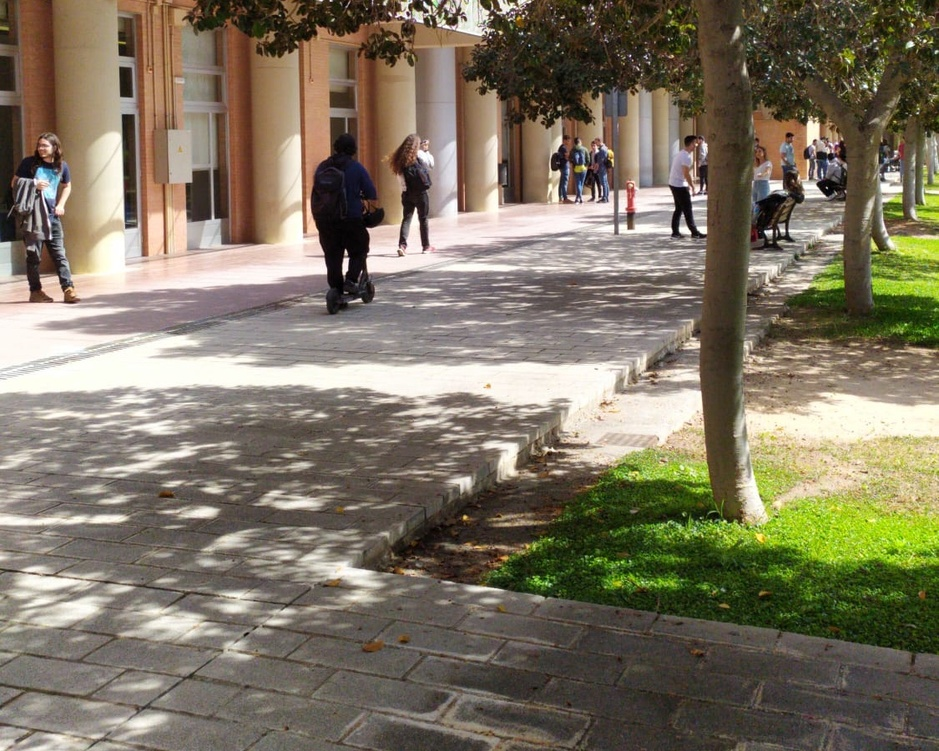
#> input picture Chapter 04. Keypoint detection/images/park_l.jpeg, 939 x 751 px, shrunk from 1125 x 900 before the run
$ jupyter execute '4.2 Corner detection and description. FAST and ORB.ipynb'
#> lines starting #> are read from the running program, lines starting #| are printed output that depends on the picture
## 4.2 Back to the 21st century! Using FAST and ORB

Note: See a brief explanation of binary visual features [here](https://www.youtube.com/watch?v=25GkgxClSaU&t=1s).

The Harris corner detector has been employed in a vast amount of works since its proposal back in 1988 and it's still being used in many approaches because of its simplicity and performance. However, the computer vision community has obviously moved on in recent years and nowadays is being focused in using faster methods to detect corners. One of the most successful and popular methods for detecting corners is called **FAST** (**F**eatures from **A**ccelerated **S**egment **T**est), which, has its name suggest is clearly faster than most of the methods developed so far. [Published in 2006](https://link.springer.com/chapter/10.1007/11744023_34), the work by Rosten and Drummond claims to operate around 20x faster than the Harris method and finds a considerably large amount of keypoints (sometimes too much!).

In a nutshell, in its original form, it operates by comparing the grey level of a certain pixel in the image with a surrounding circle of 16 pixels. If at least 12 consecutive pixels in that circle are brighter (or darker) than the candidate, then it is a considered as a corner. Being based just in pixel comparisons, you can imagine its speed!

In fact, by wisely selecting the first 4 pixels to compare, fast rejection of possible candidates can be easily applied. Some variations of the original proposal have been developed later, turning the FAST-based approaches a prominent method for detecting corners nowadays.

However, this method **does not provide a descriptor** for the detected corners, so, as we learnt before, they must be augmented with a descriptor in order to be matched! We could use again NCC and a patch, but in this case we are going to explore the ORB method, which is [a detection and description method](https://ieeexplore.ieee.org/abstract/document/6126544) developed in 2011 by Rublee *et.al*.

ORB stands for **O**riented FAST and **R**otated **B**RIEF and combines the FAST detector with a modified version of the [BRIEF descriptor](https://link.springer.com/chapter/10.1007/978-3-642-15561-1_56). In short, ORB operates as follows:

1. It detects FAST corners and computes its main orientation.
- It rotates the sourrounding patch of the keypoint according to the main orientation.
- It computes the BRIEF descriptor by comparing the grey level in a set of wisely selected pairs of pixels within the (rotated) patch, yielding a **binary** sequence that corresponds to the descriptor.

Since the resulting descriptors are binary (i.e. sequences of bits), they can be easily compared by using the so-called [Hamming distance](https://en.wikipedia.org/wiki/Hamming_distance), which, essentially, computes the number of different bits in the two descriptors.

[cell 1]
import cv2
import numpy as np
import matplotlib.pyplot as plt
import matplotlib
matplotlib.rcParams['figure.figsize'] = (20.0, 20.0)
images_path = './images/'

### **<span style="color:green"><b><i>ASSIGNMENT 1: Using ORB</i></b></span>**

Now let's try a simple example of using ORB. Write a script that:
1. Loads the images 'park_l.jpeg' and 'park_r.jpeg' in grayscale.
- Detect ORB keypoints.
- Compute their ORB descriptor.
- Use a Brute-Force matcher to find correspondences between both sets of keypoints. A Brute-Force matcher simply compares a certain descriptor in a list with all the rest of descriptors in an exhaustive search.
- Order the matches according to their distance (have a look to [`sorted()`](https://wiki.python.org/moin/HowTo/Sorting) and use as key the lambda function `x:x.distance`). Set the `crossCheck` argument to `True` in order to get more robust matches.
- Once all matches are defined, call `cv2.drawMatches` and display the resulting image with the 30 best matches. Try `cv2.DrawMatchesFlags_NOT_DRAW_SINGLE_POINTS` as flag in this function call.

*Tip: Search for some documentation regarding ORB detection/description and brute-force matching in OpenCV.*

[cell 2]
# Assignment 1
# Detect and describe keypoints using ORB in two images ('park_l.jpeg' and 'park_r.jpeg'),
# then match them using a brute-force matcher.
# Write your code here

# Load the two previous images and convert to grayscale


# Detect the ORB keypoints using the OpenCV method
# -- create the ORB detector


# -- detect ORB keypoints


# -- compute the descriptors with ORB


# Note: detection and description can be done in just one call

# Match descriptors.


# Sort them in the order of their distance.


# Display both images side-by-side along with the matches


# And finally show them

[cell 3]
# Assignment  SOLUTION
# Detect and describe keypoints using ORB in two images ('park_l.jpeg' and 'park_r.jpeg'),
# then match them using a brute-force matcher.
# Write your code here

# Load the two previous images and convert to grayscale
image1 = cv2.imread(images_path + 'park_l.jpeg')
#> image1 is the input picture: shape (751, 939, 3); mean B, G, R 98.3, 116.8, 125.6
image2 = cv2.imread(images_path + 'park_r.jpeg')
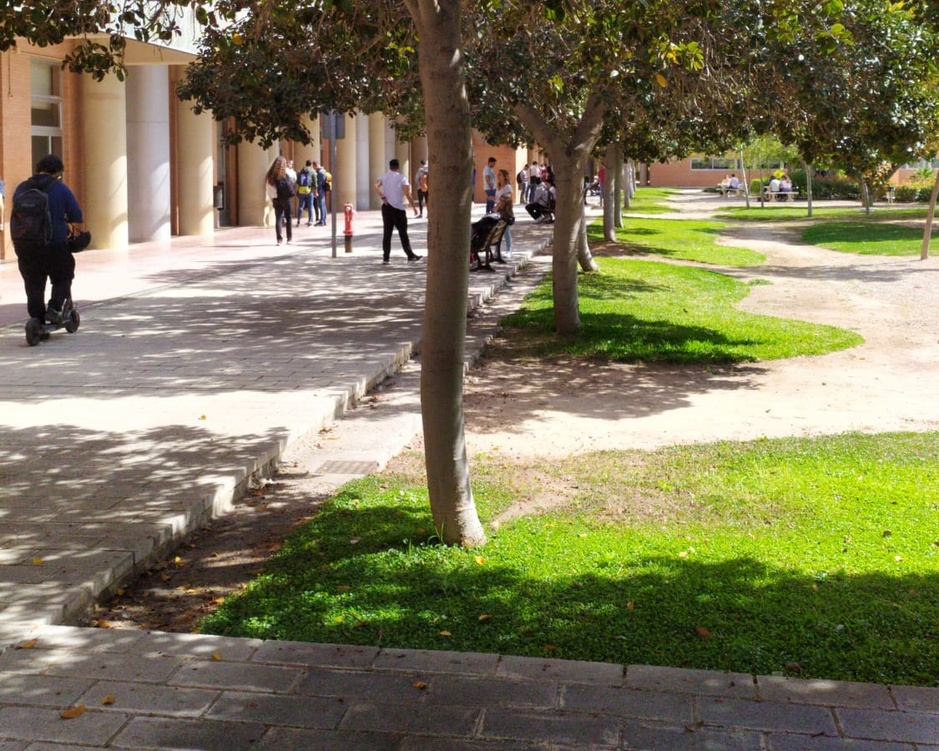
#> input picture Chapter 04. Keypoint detection/images/park_r.jpeg, 939 x 751 px, shrunk from 1125 x 900 before the run
#> image2 is the input picture: shape (751, 939, 3); mean B, G, R 87.9, 118.8, 123.5
gray_image1 = cv2.cvtColor(image1, cv2.COLOR_BGR2GRAY)
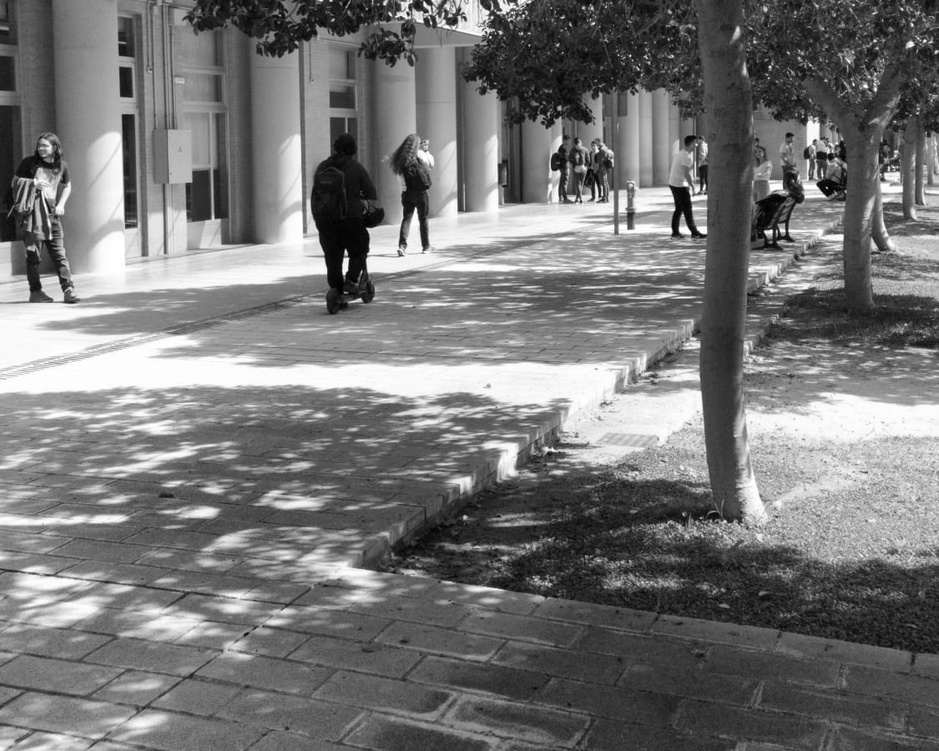
#> gray_image1: shape (751, 939); min 0, max 255, mean 117.3
gray_image2 = cv2.cvtColor(image2, cv2.COLOR_BGR2GRAY)
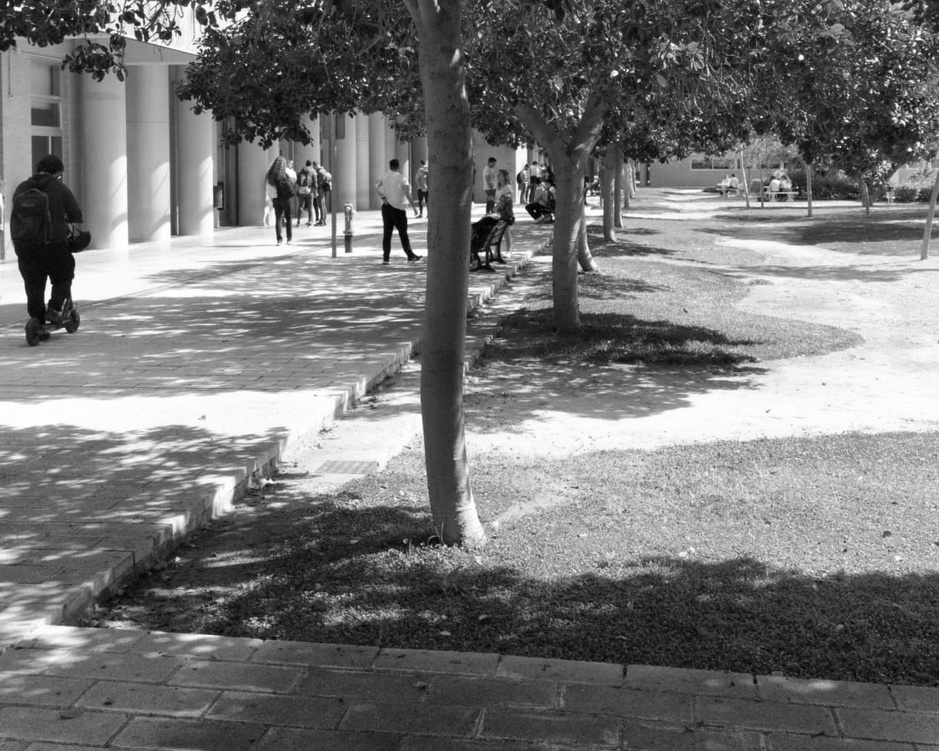
#> gray_image2: shape (751, 939); min 0, max 255, mean 116.7
# Detect the ORB keypoints using the OpenCV method
# -- create the ORB detector
orb = cv2.ORB_create()

# -- detect ORB keypoints
keypoints1 = orb.detect(gray_image1, None)
#> keypoints1 = 500 keypoints; strongest (x, y, size): (344, 273, 31), (346, 259, 31), (767, 232, 53.6), (765, 231, 31)
keypoints2 = orb.detect(gray_image2, None)
#> keypoints2 = 500 keypoints; strongest (x, y, size): (484, 253, 31), (482, 253, 44.6), (802, 57, 31), (799, 58, 37.2)


# -- compute the descriptors with ORB
keypoints1, descriptors1 = orb.compute(gray_image1, keypoints1)
keypoints2, descriptors2 = orb.compute(gray_image2, keypoints2)

# Note: detection and description can be done in just one call

# Match descriptors.
bf = cv2.BFMatcher(cv2.NORM_HAMMING, crossCheck=True)
matches = bf.match(descriptors1, descriptors2)
#> matches = 201 matches


# Sort them in the order of their distance.
matches = sorted(matches, key=lambda x: x.distance)

# Display both images side-by-side along with the matches
img_matches = cv2.drawMatches(image1, keypoints1, image2, keypoints2, matches[:10], None, flags=cv2.DrawMatchesFlags_NOT_DRAW_SINGLE_POINTS)
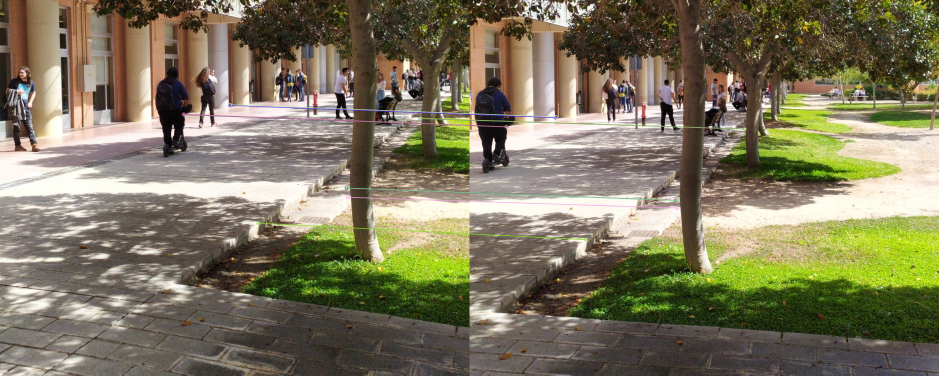
#> img_matches: shape (751, 1878, 3) (shown at 1/2 size); mean B, G, R 93.1, 117.8, 124.5

# And finally show them
plt.figure(figsize=(12, 6))
plt.imshow(img_matches)
plt.axis('off')
plt.show()
